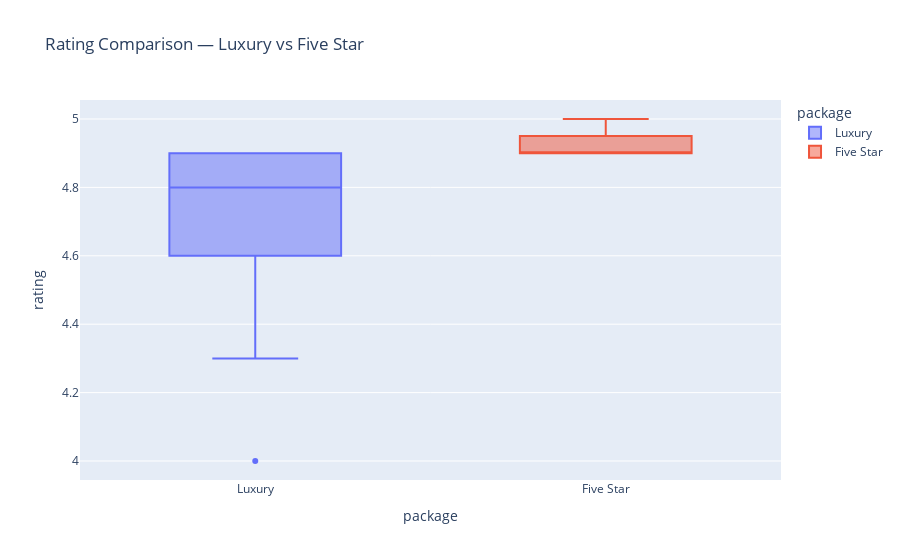

Notebook cell for this chart:
### Code cell
# comparing ratings from both packages
px.box(
    combined,
    x="package",
    y="rating",
    color="package",
    title="Rating Comparison — Luxury vs Five Star"
).show()

### Figure 1 — Plotly figure (JSON) as saved in the notebook; plotly's stock layout.template omitted (floating-point values rounded to 4 significant figures)
{"data": [{"alignmentgroup": "True", "hovertemplate": "package=%{x}<br>rating=%{y}<extra></extra>", "legendgroup": "Luxury", "marker": {"color": "#636efa"}, "name": "Luxury", "notched": false, "offsetgroup": "Luxury", "orientation": "v", "showlegend": true, "type": "box", "x": ["Luxury", "Luxury", "Luxury", "Luxury", "Luxury", "Luxury", "Luxury", "Luxury", "Luxury", "Luxury", "Luxury", "Luxury", "Luxury", "Luxury", "Luxury", "Luxury", "Luxury", "Luxury", "Luxury", "Luxury"], "x0": " ", "xaxis": "x", "y": [4.9, 4.9, 4.9, 4.8, 4.8, 4.9, 4.9, 4.9, 4.7, 4.7, 4.6, 4.6, 4.3, 4.3, 4.0, 4.3, 4.8, 4.6, 4.9, 4.8], "y0": " ", "yaxis": "y"}, {"alignmentgroup": "True", "hovertemplate": "package=%{x}<br>rating=%{y}<extra></extra>", "legendgroup": "Five Star", "marker": {"color": "#EF553B"}, "name": "Five Star", "notched": false, "offsetgroup": "Five Star", "orientation": "v", "showlegend": true, "type": "box", "x": ["Five Star", "Five Star", "Five Star", "Five Star", "Five Star", "Five Star", "Five Star", "Five Star", "Five Star", "Five Star", "Five Star", "Five Star", "Five Star", "Five Star", "Five Star", "Five Star", "Five Star", "Five Star", "Five Star", "Five Star"], "x0": " ", "xaxis": "x", "y": [5.0, 5.0, 5.0, 5.0, 5.0, 4.9, 4.9, 4.9, 4.9, 4.9, 4.9, 4.9, 4.9, 4.9, 4.9, 4.9, 4.9, 4.9, 4.9, 4.9], "y0": " ", "yaxis": "y"}], "layout": {"boxmode": "overlay", "legend": {"title": {"text": "package"}, "tracegroupgap": 0}, "title": {"text": "Rating Comparison — Luxury vs Five Star"}, "xaxis": {"anchor": "y", "categoryarray": ["Luxury", "Five Star"], "categoryorder": "array", "domain": [0, 1], "title": {"text": "package"}}, "yaxis": {"anchor": "x", "domain": [0, 1], "title": {"text": "rating"}}}}
